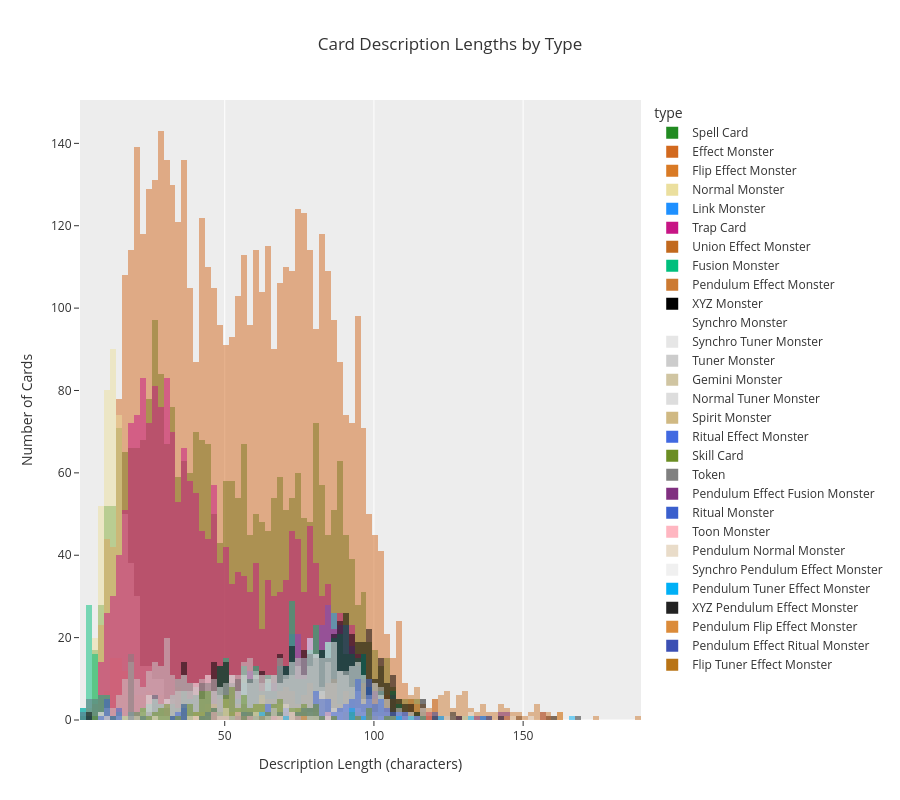

Notebook code cell kept with this figure:
### Code cell
# Plot histograms of desc_length for each type on top of each other with an opacity of 0.5
fig = px.histogram(
    data, 
    x='desc_length',
    color='type',
    color_discrete_map=FRAME_COLORS,
    title='Card Description Lengths by Type',
    height=800,
    template='ggplot2',
    opacity=0.5,
    barmode='overlay'
)
fig.update_yaxes(showgrid=False)
fig.update_layout(xaxis_title='Description Length (characters)', yaxis_title='Number of Cards')
fig.show()

### Figure 1 — Plotly figure (JSON) as saved in the notebook; plotly's stock layout.template omitted (floating-point values rounded to 4 significant figures; data arrays with more than 128 entries replaced by an {"elided": "..."} marker saying what was removed)
{"data": [{"bingroup": "x", "hovertemplate": "type=Spell Card<br>desc_length=%{x}<br>count=%{y}<extra></extra>", "legendgroup": "Spell Card", "marker": {"color": "#228B22", "opacity": 0.5, "pattern": {"shape": ""}}, "name": "Spell Card", "orientation": "v", "showlegend": true, "type": "histogram", "x": {"elided": "2695 int values"}, "xaxis": "x", "yaxis": "y"}, {"bingroup": "x", "hovertemplate": "type=Effect Monster<br>desc_length=%{x}<br>count=%{y}<extra></extra>", "legendgroup": "Effect Monster", "marker": {"color": "#D2691E", "opacity": 0.5, "pattern": {"shape": ""}}, "name": "Effect Monster", "orientation": "v", "showlegend": true, "type": "histogram", "x": {"elided": "4871 int values"}, "xaxis": "x", "yaxis": "y"}, {"bingroup": "x", "hovertemplate": "type=Flip Effect Monster<br>desc_length=%{x}<br>count=%{y}<extra></extra>", "legendgroup": "Flip Effect Monster", "marker": {"color": "#D97A25", "opacity": 0.5, "pattern": {"shape": ""}}, "name": "Flip Effect Monster", "orientation": "v", "showlegend": true, "type": "histogram", "x": {"elided": "189 int values"}, "xaxis": "x", "yaxis": "y"}, {"bingroup": "x", "hovertemplate": "type=Normal Monster<br>desc_length=%{x}<br>count=%{y}<extra></extra>", "legendgroup": "Normal Monster", "marker": {"color": "#EBDF9E", "opacity": 0.5, "pattern": {"shape": ""}}, "name": "Normal Monster", "orientation": "v", "showlegend": true, "type": "histogram", "x": {"elided": "504 int values"}, "xaxis": "x", "yaxis": "y"}, {"bingroup": "x", "hovertemplate": "type=Link Monster<br>desc_length=%{x}<br>count=%{y}<extra></extra>", "legendgroup": "Link Monster", "marker": {"color": "#1E90FF", "opacity": 0.5, "pattern": {"shape": ""}}, "name": "Link Monster", "orientation": "v", "showlegend": true, "type": "histogram", "x": {"elided": "430 int values"}, "xaxis": "x", "yaxis": "y"}, {"bingroup": "x", "hovertemplate": "type=Trap Card<br>desc_length=%{x}<br>count=%{y}<extra></extra>", "legendgroup": "Trap Card", "marker": {"color": "#C71585", "opacity": 0.5, "pattern": {"shape": ""}}, "name": "Trap Card", "orientation": "v", "showlegend": true, "type": "histogram", "x": {"elided": "1986 int values"}, "xaxis": "x", "yaxis": "y"}, {"bingroup": "x", "hovertemplate": "type=Union Effect Monster<br>desc_length=%{x}<br>count=%{y}<extra></extra>", "legendgroup": "Union Effect Monster", "marker": {"color": "#C2691E", "opacity": 0.5, "pattern": {"shape": ""}}, "name": "Union Effect Monster", "orientation": "v", "showlegend": true, "type": "histogram", "x": [84, 76, 96, 80, 100, 93, 78, 100, 65, 75, 100, 74, 52, 109, 116, 65, 63, 67, 105, 74, 71, 117, 73, 90, 82, 78, 91, 76, 88, 102, 67, 81, 87, 52, 52, 87, 55, 85, 83], "xaxis": "x", "yaxis": "y"}, {"bingroup": "x", "hovertemplate": "type=Fusion Monster<br>desc_length=%{x}<br>count=%{y}<extra></extra>", "legendgroup": "Fusion Monster", "marker": {"color": "#00BF7D", "opacity": 0.5, "pattern": {"shape": ""}}, "name": "Fusion Monster", "orientation": "v", "showlegend": true, "type": "histogram", "x": {"elided": "512 int values"}, "xaxis": "x", "yaxis": "y"}, {"bingroup": "x", "hovertemplate": "type=Pendulum Effect Monster<br>desc_length=%{x}<br>count=%{y}<extra></extra>", "legendgroup": "Pendulum Effect Monster", "marker": {"color": "#CC7A32", "opacity": 0.5, "pattern": {"shape": ""}}, "name": "Pendulum Effect Monster", "orientation": "v", "showlegend": true, "type": "histogram", "x": {"elided": "276 int values"}, "xaxis": "x", "yaxis": "y"}, {"bingroup": "x", "hovertemplate": "type=XYZ Monster<br>desc_length=%{x}<br>count=%{y}<extra></extra>", "legendgroup": "XYZ Monster", "marker": {"color": "#000000", "opacity": 0.5, "pattern": {"shape": ""}}, "name": "XYZ Monster", "orientation": "v", "showlegend": true, "type": "histogram", "x": {"elided": "557 int values"}, "xaxis": "x", "yaxis": "y"}, {"bingroup": "x", "hovertemplate": "type=Synchro Monster<br>desc_length=%{x}<br>count=%{y}<extra></extra>", "legendgroup": "Synchro Monster", "marker": {"color": "#FFFFFF", "opacity": 0.5, "pattern": {"shape": ""}}, "name": "Synchro Monster", "orientation": "v", "showlegend": true, "type": "histogram", "x": {"elided": "436 int values"}, "xaxis": "x", "yaxis": "y"}, {"bingroup": "x", "hovertemplate": "type=Synchro Tuner Monster<br>desc_length=%{x}<br>count=%{y}<extra></extra>", "legendgroup": "Synchro Tuner Monster", "marker": {"color": "#E6E6E6", "opacity": 0.5, "pattern": {"shape": ""}}, "name": "Synchro Tuner Monster", "orientation": "v", "showlegend": true, "type": "histogram", "x": [82, 82, 95, 70, 99, 91, 53, 65, 102, 90, 96, 94, 81, 54, 86, 67, 79, 82, 86, 41, 90, 72, 58, 85, 83, 95, 83, 97, 72, 80, 76, 91, 45, 88, 73, 62, 62, 71, 26, 78, 92, 82, 106, 87, 51, 88, 83, 57, 37, 100, 75, 71], "xaxis": "x", "yaxis": "y"}, {"bingroup": "x", "hovertemplate": "type=Tuner Monster<br>desc_length=%{x}<br>count=%{y}<extra></extra>", "legendgroup": "Tuner Monster", "marker": {"color": "#CCCCCC", "opacity": 0.5, "pattern": {"shape": ""}}, "name": "Tuner Monster", "orientation": "v", "showlegend": true, "type": "histogram", "x": {"elided": "485 int values"}, "xaxis": "x", "yaxis": "y"}, {"bingroup": "x", "hovertemplate": "type=Gemini Monster<br>desc_length=%{x}<br>count=%{y}<extra></extra>", "legendgroup": "Gemini Monster", "marker": {"color": "#D0C5A2", "opacity": 0.5, "pattern": {"shape": ""}}, "name": "Gemini Monster", "orientation": "v", "showlegend": true, "type": "histogram", "x": [95, 61, 63, 76, 83, 75, 91, 53, 84, 90, 67, 51, 75, 68, 54, 63, 83, 63, 69, 67, 68, 73, 82, 94, 60, 51, 54, 63, 68, 76, 62, 54, 76, 61, 60, 56, 87, 101, 75, 83, 62, 85, 67, 82, 51], "xaxis": "x", "yaxis": "y"}, {"bingroup": "x", "hovertemplate": "type=Normal Tuner Monster<br>desc_length=%{x}<br>count=%{y}<extra></extra>", "legendgroup": "Normal Tuner Monster", "marker": {"color": "#DDDDDD", "opacity": 0.5, "pattern": {"shape": ""}}, "name": "Normal Tuner Monster", "orientation": "v", "showlegend": true, "type": "histogram", "x": [41, 23, 55, 17, 26, 22, 14, 30, 23, 28], "xaxis": "x", "yaxis": "y"}, {"bingroup": "x", "hovertemplate": "type=Spirit Monster<br>desc_length=%{x}<br>count=%{y}<extra></extra>", "legendgroup": "Spirit Monster", "marker": {"color": "#D0B983", "opacity": 0.5, "pattern": {"shape": ""}}, "name": "Spirit Monster", "orientation": "v", "showlegend": true, "type": "histogram", "x": [36, 68, 47, 35, 41, 41, 52, 59, 51, 47, 51, 97, 64, 51, 101, 37, 52, 80, 59, 86, 76, 69, 81, 47, 71, 55, 80, 51, 71, 45, 42, 50, 113, 48, 46, 63, 42, 76], "xaxis": "x", "yaxis": "y"}, {"bingroup": "x", "hovertemplate": "type=Ritual Effect Monster<br>desc_length=%{x}<br>count=%{y}<extra></extra>", "legendgroup": "Ritual Effect Monster", "marker": {"color": "#4169E1", "opacity": 0.5, "pattern": {"shape": ""}}, "name": "Ritual Effect Monster", "orientation": "v", "showlegend": true, "type": "histogram", "x": [98, 94, 68, 101, 106, 81, 101, 90, 93, 98, 89, 45, 91, 80, 117, 84, 92, 96, 76, 48, 56, 75, 46, 108, 82, 110, 99, 80, 57, 80, 23, 99, 82, 64, 103, 102, 101, 88, 35, 37, 43, 32, 84, 35, 53, 105, 99, 51, 55, 46, 48, 70, 97, 95, 73, 66, 79, 75, 58, 76, 63, 68, 36, 65, 81, 105, 115, 107, 103, 80, 83, 102, 82, 86, 65, 95, 98, 97, 80, 87, 83, 93, 94, 99, 94, 67, 94, 64, 94, 61, 44, 71, 58, 94, 92, 85, 71, 73, 46, 90, 88, 85, 36, 91, 101, 99, 84, 62, 67, 93, 99, 94, 102, 110, 108, 94, 78, 79, 77, 104, 98, 96], "xaxis": "x", "yaxis": "y"}, {"bingroup": "x", "hovertemplate": "type=Skill Card<br>desc_length=%{x}<br>count=%{y}<extra></extra>", "legendgroup": "Skill Card", "marker": {"color": "#6B8E23", "opacity": 0.5, "pattern": {"shape": ""}}, "name": "Skill Card", "orientation": "v", "showlegend": true, "type": "histogram", "x": [76, 95, 59, 52, 44, 23, 32, 69, 41, 99, 120, 63, 25, 73, 74, 117, 36, 22, 77, 28, 67, 68, 59, 74, 43, 63, 36, 51, 22, 49, 6, 61, 68, 56, 57, 68, 46, 43, 63, 52, 16, 81, 66, 55, 31, 52, 55, 56, 87, 66, 107, 81, 45, 50, 61, 50, 65, 45, 72, 27, 45, 51, 37, 93, 39, 52, 46, 27, 65, 78, 83, 52, 56, 45, 44, 51, 75, 31, 77, 20, 53, 31, 79, 39, 13, 28, 68, 39, 60, 66, 39, 36, 104, 43, 52, 44, 20, 57, 42, 73, 80, 80, 51, 29, 40, 59, 99, 43, 76, 57, 93, 34, 31, 53, 70, 99, 62, 47, 61, 48, 54, 43, 42, 79], "xaxis": "x", "yaxis": "y"}, {"bingroup": "x", "hovertemplate": "type=Token<br>desc_length=%{x}<br>count=%{y}<extra></extra>", "legendgroup": "Token", "marker": {"color": "#808080", "opacity": 0.5, "pattern": {"shape": ""}}, "name": "Token", "orientation": "v", "showlegend": true, "type": "histogram", "x": [19, 19, 18, 19, 18, 18, 18, 20, 18, 18, 19, 18, 18, 20, 18, 19, 18, 19], "xaxis": "x", "yaxis": "y"}, {"bingroup": "x", "hovertemplate": "type=Pendulum Effect Fusion Monster<br>desc_length=%{x}<br>count=%{y}<extra></extra>", "legendgroup": "Pendulum Effect Fusion Monster", "marker": {"color": "#803080", "opacity": 0.5, "pattern": {"shape": ""}}, "name": "Pendulum Effect Fusion Monster", "orientation": "v", "showlegend": true, "type": "histogram", "x": [145, 135, 156, 159, 156, 128, 122, 66, 148, 142, 142, 144], "xaxis": "x", "yaxis": "y"}, {"bingroup": "x", "hovertemplate": "type=Ritual Monster<br>desc_length=%{x}<br>count=%{y}<extra></extra>", "legendgroup": "Ritual Monster", "marker": {"color": "#3A5FCD", "opacity": 0.5, "pattern": {"shape": ""}}, "name": "Ritual Monster", "orientation": "v", "showlegend": true, "type": "histogram", "x": [10, 10, 36, 37, 10, 10, 15, 33, 15, 10, 36, 36, 9, 12, 14], "xaxis": "x", "yaxis": "y"}, {"bingroup": "x", "hovertemplate": "type=Toon Monster<br>desc_length=%{x}<br>count=%{y}<extra></extra>", "legendgroup": "Toon Monster", "marker": {"color": "#FFB6C1", "opacity": 0.5, "pattern": {"shape": ""}}, "name": "Toon Monster", "orientation": "v", "showlegend": true, "type": "histogram", "x": [76, 85, 47, 59, 54, 74, 41, 50, 46, 69, 72, 54, 71, 66, 49, 72, 85], "xaxis": "x", "yaxis": "y"}, {"bingroup": "x", "hovertemplate": "type=Pendulum Normal Monster<br>desc_length=%{x}<br>count=%{y}<extra></extra>", "legendgroup": "Pendulum Normal Monster", "marker": {"color": "#E9DCC9", "opacity": 0.5, "pattern": {"shape": ""}}, "name": "Pendulum Normal Monster", "orientation": "v", "showlegend": true, "type": "histogram", "x": [113, 56, 27, 77, 80, 66, 16, 11, 62, 38, 73, 70, 67, 70, 70, 61, 72, 78, 48, 20, 68, 49, 52, 51, 50, 41, 67, 130, 84, 63, 64, 70, 61, 147, 50], "xaxis": "x", "yaxis": "y"}, {"bingroup": "x", "hovertemplate": "type=Synchro Pendulum Effect Monster<br>desc_length=%{x}<br>count=%{y}<extra></extra>", "legendgroup": "Synchro Pendulum Effect Monster", "marker": {"color": "#F0F0F0", "opacity": 0.5, "pattern": {"shape": ""}}, "name": "Synchro Pendulum Effect Monster", "orientation": "v", "showlegend": true, "type": "histogram", "x": [132, 139, 153, 133, 149, 123, 126, 136], "xaxis": "x", "yaxis": "y"}, {"bingroup": "x", "hovertemplate": "type=Pendulum Tuner Effect Monster<br>desc_length=%{x}<br>count=%{y}<extra></extra>", "legendgroup": "Pendulum Tuner Effect Monster", "marker": {"color": "#00B0F6", "opacity": 0.5, "pattern": {"shape": ""}}, "name": "Pendulum Tuner Effect Monster", "orientation": "v", "showlegend": true, "type": "histogram", "x": [71, 113, 62, 108, 62, 93, 97, 133, 92, 123, 137, 167, 93, 56], "xaxis": "x", "yaxis": "y"}, {"bingroup": "x", "hovertemplate": "type=XYZ Pendulum Effect Monster<br>desc_length=%{x}<br>count=%{y}<extra></extra>", "legendgroup": "XYZ Pendulum Effect Monster", "marker": {"color": "#222222", "opacity": 0.5, "pattern": {"shape": ""}}, "name": "XYZ Pendulum Effect Monster", "orientation": "v", "showlegend": true, "type": "histogram", "x": [169, 129, 126, 126, 121, 158, 139, 149, 160, 143], "xaxis": "x", "yaxis": "y"}, {"bingroup": "x", "hovertemplate": "type=Pendulum Flip Effect Monster<br>desc_length=%{x}<br>count=%{y}<extra></extra>", "legendgroup": "Pendulum Flip Effect Monster", "marker": {"color": "#DB8B3A", "opacity": 0.5, "pattern": {"shape": ""}}, "name": "Pendulum Flip Effect Monster", "orientation": "v", "showlegend": true, "type": "histogram", "x": [158, 156, 149, 163, 163, 157, 145, 62, 139], "xaxis": "x", "yaxis": "y"}, {"bingroup": "x", "hovertemplate": "type=Pendulum Effect Ritual Monster<br>desc_length=%{x}<br>count=%{y}<extra></extra>", "legendgroup": "Pendulum Effect Ritual Monster", "marker": {"color": "#3C50B4", "opacity": 0.5, "pattern": {"shape": ""}}, "name": "Pendulum Effect Ritual Monster", "orientation": "v", "showlegend": true, "type": "histogram", "x": [121, 120, 136, 138], "xaxis": "x", "yaxis": "y"}, {"bingroup": "x", "hovertemplate": "type=Flip Tuner Effect Monster<br>desc_length=%{x}<br>count=%{y}<extra></extra>", "legendgroup": "Flip Tuner Effect Monster", "marker": {"color": "#B97416", "opacity": 0.5, "pattern": {"shape": ""}}, "name": "Flip Tuner Effect Monster", "orientation": "v", "showlegend": true, "type": "histogram", "x": [56, 77], "xaxis": "x", "yaxis": "y"}], "layout": {"barmode": "overlay", "height": 800, "legend": {"title": {"text": "type"}, "tracegroupgap": 0}, "title": {"text": "Card Description Lengths by Type"}, "xaxis": {"anchor": "y", "domain": [0, 1], "title": {"text": "Description Length (characters)"}}, "yaxis": {"anchor": "x", "domain": [0, 1], "showgrid": false, "title": {"text": "Number of Cards"}}}}
